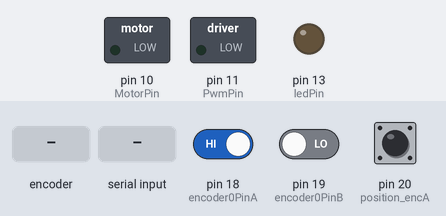
Bench run of a sketch on a simulated Arduino Mega 2560, built with avr-gcc and run on an emulated ATmega2560. On the bench: switched loads named in the sketch (green lamp = pin HIGH), output pins drawn as LEDs (lit = HIGH). The inputs (shaded band) are chosen by the test bench; at power-on: pin 18 (encoder0PinA) HIGH, pin 19 (encoder0PinB) LOW, pin 20 (position_encA) HIGH. What the sketch prints to the serial monitor is not drawn.

Above: at 1.2 s.
1.3 s: rotary encoder on pin 18 (encoder0PinA) / pin 19 (encoder0PinB) turned 3 steps (first pin leading)
At 1.46 s:
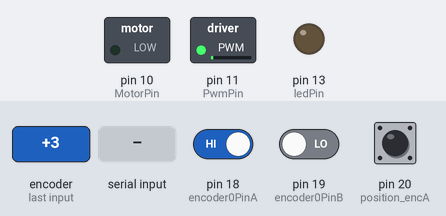
3.4 s: byte 90 received over Serial
At 4.5 s:
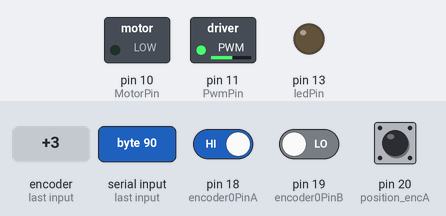
4.9 s: rotary encoder on pin 18 (encoder0PinA) / pin 19 (encoder0PinB) turned 3 steps (first pin leading)
At 6.6 s:
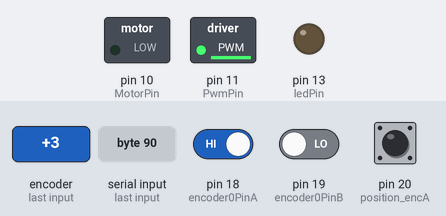
Timing chart, 0 to 8.1 s (numbered marks = the images above; inputs shaded):
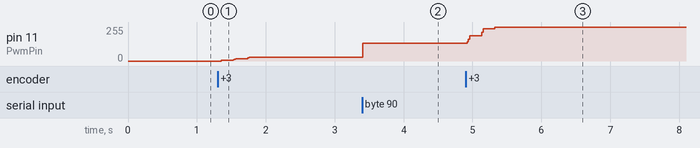

The sketch:

IP_DIST___PID.ino
```cpp
#define   F_CPU     16000000UL
#define   T_count   65286

#include <avr/io.h>
#include <avr/sfr_defs.h>
#include <avr/interrupt.h>
#include <util/delay.h>
#include <math.h>

#define encoder0PinA   18  //CLK Output A Do not use other pin for clock as we are using interrupt
#define encoder0PinB   19  //DT Output B
#define position_encA  20
#define position_encB  21
#define lin_setpoint   0

const int MotorPin =  10;
const int PwmPin   =  11;
const int ledPin   =  13;

#define vel           OCR1A
#define Max           254
#define Max_ang       3
#define max_size      5

volatile int  TICK=0;
volatile long TICK1=0;
volatile double angle=0.0;

void pwm_init(void)
{
  TCCR1A |= (1 << COM1A1) | (1 << WGM10);
  TCCR1B |= (1 << WGM12) | (1 << CS10);
}

//float kp=80 , kd = 0.05 , ki = 0.5 , E_rot = 0 , e_old_rot = 0;
float kp=20 , kd = 0 , ki = 0.1 , E_rot = 0 , e_old_rot = 0;
float kp1=0.1 , kd1 = 0 , ki1 = 0.5 , E_lin = 0 , e_old_lin = 0;

float pid_rot = 0, pid_lin = 0, Gain[6]={kp , kd , ki , kp1 , kd1 , ki1};
float rpm , rot_setpoint=0 , Err_angle = 0 , Temp1=0 , dist = 0.0, Err_dist = 0;
int cor , i=0 ,flag=0,j=0,index=0,m=0;
float Avg_angle=0.0,fin_ang=0.0,movArray[10]={0.0};
float Avg_dis=0.0,fin_dis=0.0,disArray[10]={0.0};

float PID_rot(float error_rot)
{
   if(error_rot == 0)
   {
    E_rot=0;
    rpm=0;
    cor=0;
    }
  E_rot += error_rot;
  if(E_rot>300)
   {
    E_rot=300;
    }
    else if(E_rot<-300)
     {
      E_rot =-300;
      }

  pid_rot = (kp * error_rot) + (ki * E_rot) + (kd * (error_rot - e_old_rot));
   e_old_rot = error_rot;
  return pid_rot;
}

float PID_lin(float error_lin)
{
   if(error_lin == 0)
   {
    E_lin=0;
    pid_lin = 0;
    }

  E_lin += error_lin;

  if(E_lin > 10)
   {
    E_lin=10;
    }
    else if(E_lin<-10)
     {
      E_lin =-10;
      }

  pid_lin = (kp1 * error_lin) + (ki1 * E_lin) + (kd1 * (error_lin - e_old_lin));
   e_old_lin = error_lin;

   if(pid_lin > Max_ang)
   {
    pid_lin = Max_ang;
   }
   else if(pid_lin < -Max_ang)
   {
    pid_lin = -Max_ang;
   }
  return pid_lin;
}

char Value;

void setup() {


        pinMode(MotorPin,OUTPUT);
        pinMode(PwmPin, OUTPUT);
        pinMode(ledPin, OUTPUT);

        pinMode(position_encA , INPUT);
        digitalWrite(position_encA, HIGH);
        pinMode(position_encB , INPUT);
        digitalWrite(position_encB, HIGH);
        pinMode(encoder0PinA, INPUT);
        digitalWrite(encoder0PinA, HIGH);       // turn on pullup resistor
        pinMode(encoder0PinB, INPUT);
        //digitalWrite(encoder0PinB, HIGH);       // turn on pullup resistor
        attachInterrupt(digitalPinToInterrupt(18), doEncoderA, RISING); // encoder pin on interrupt 0 - pin2
        attachInterrupt(digitalPinToInterrupt(19), doEncoderB, FALLING); // encoder pin on interrupt 0 - pin2
        attachInterrupt(digitalPinToInterrupt(20), encoderINTA, RISING);
        //attachInterrupt(digitalPinToInterrupt(21), encoderINTB, FALLING);

        pwm_init();

        sei();
        TCCR3A = 0X00;
        TCCR3B |= (1<<CS31) | (1<<CS30);
        TIMSK3 |= (1<<TOIE3);
        TCNT3 = T_count;
        //interrupts();

        Serial.begin(9600);     // opens serial port, sets data rate to 9600 bps
}

void loop() {

  if(Serial.available() > 0)
  {
    while(Serial.available() > 0)
    {
      Gain[i] = Serial.read();
      i++;

      if(i>5)
      {
        i=0;
      }
    }
  }

  kp=Gain[0];
  kd=Gain[1] / 100;
  ki=Gain[2] / 100;

  kp1=Gain[3];
  kd1=Gain[4] / 100;
  ki1=Gain[5] / 100;


  if(dist > -45 && dist < 45)
  {
   // if(angle < Max_ang && angle > (-Max_ang))
    //{
      Err_dist = lin_setpoint - dist;

      Temp1 = PID_lin(Err_dist);

      rot_setpoint =Temp1;

      Err_angle = rot_setpoint - fin_ang;

      rpm = PID_rot(-Err_angle);
    //}
  }

    if(rpm > Max )
    {
      rpm=Max;
    }
    if(rpm < -Max)
    {
      rpm=-Max;
    }

  if(fin_ang < 0)
  {
    digitalWrite(MotorPin,LOW);
    cor = -rpm;
  }
  else if(fin_ang > 0)
  {
    digitalWrite(MotorPin,HIGH);
    cor = rpm;
  }

  if(dist > 45 || dist < -45)
  {
    cor=0;
  }
  //analogWrite(PwmPin, cor);
  vel = cor;

if(flag == 1)
{
  /*Serial.print(rot_setpoint);
  Serial.print(" ");
  Serial.print(fin_ang);
  Serial.print(" ");
  Serial.print(dist);
  Serial.print(" ");
  Serial.print(lin_setpoint);
  Serial.print(" ");*/

  flag=0;
}
  //Serial.println(fin_ang);
  //Serial.print(angle);
  //Serial.print(" ");
  Serial.print("Dist ");
  Serial.println(fin_dis);
  /*Serial.print(" ");
  Serial.print("rpm ");
  Serial.print(rpm);
  Serial.print(" ");
  Serial.print("Rot_setpoint ");
  Serial.println(Temp1);*/


  delay(5);

}

void doEncoderA() {
  if (digitalRead(encoder0PinB)==HIGH) {
    TICK++;
  } else {
    TICK--;
  }
}
void doEncoderB() {
  if (digitalRead(encoder0PinA)==HIGH) {
    TICK++;
  } else {
    TICK--;
  }
}

void encoderINTA()
{
 /* if(bit_is_set(PIND,2))
  {
    TICK1++;
  }
  else if(bit_is_clear(PIND,2))
  {
    TICK1--;
  } */
  if(digitalRead(position_encB) == HIGH)
  {
    TICK1++;
  }
  else if(digitalRead(position_encB) == LOW)
  {
    TICK1--;
  }
}
/*void encoderINTB()
{
  if(digitalRead(position_encA) == HIGH)
  {
    TICK1++;
  }
  else if(digitalRead(position_encA) == LOW)
  {
    TICK1--;
  }
}
*/
void addElement(float element,float element1)
{
  /*total -= movArray[index];
  movArray[index]=element;
  total+=element;
  index++;
  if(index == max_size)
  {
    index=0;
  }*/
  movArray[0] = element;
  disArray[0] = element1;

  for(index=max_size; index>1; index--)
   {
    movArray[index-1] = movArray[index-2];
    disArray[index-1] = disArray[index-2];
    }
   for(index=0; index<max_size; index++)
     {
        Avg_angle += movArray[index];
        Avg_dis   += disArray[index];
      }
     Avg_angle =  Avg_angle/max_size;
     Avg_dis = Avg_dis/max_size;
     fin_dis  = Avg_dis;
     Avg_dis =0;
      fin_ang = Avg_angle;
       Avg_angle= 0;
}

ISR(TIMER3_OVF_vect)
{
  dist = TICK1 * 0.0084;
  angle = TICK * 0.3;
  addElement(angle,dist);


  m++;
  if(m==100)
   {
     flag=1;
     m=0;
   }
  TCNT3 = T_count;
}
```

Measured:
- after the input at 1.3 s, pin 11 (PwmPin): 0/255 → 6/255 after 0.06 s, → 18/255 0.17 s later, → 30/255 0.21 s later
- after the input at 3.4 s, pin 11 (PwmPin): 30/255 → 135/255 at once
- after the input at 4.9 s, pin 11 (PwmPin): 135/255 → 189/255 at once, → 243/255 0.21 s later, → 254/255 0.19 s later
